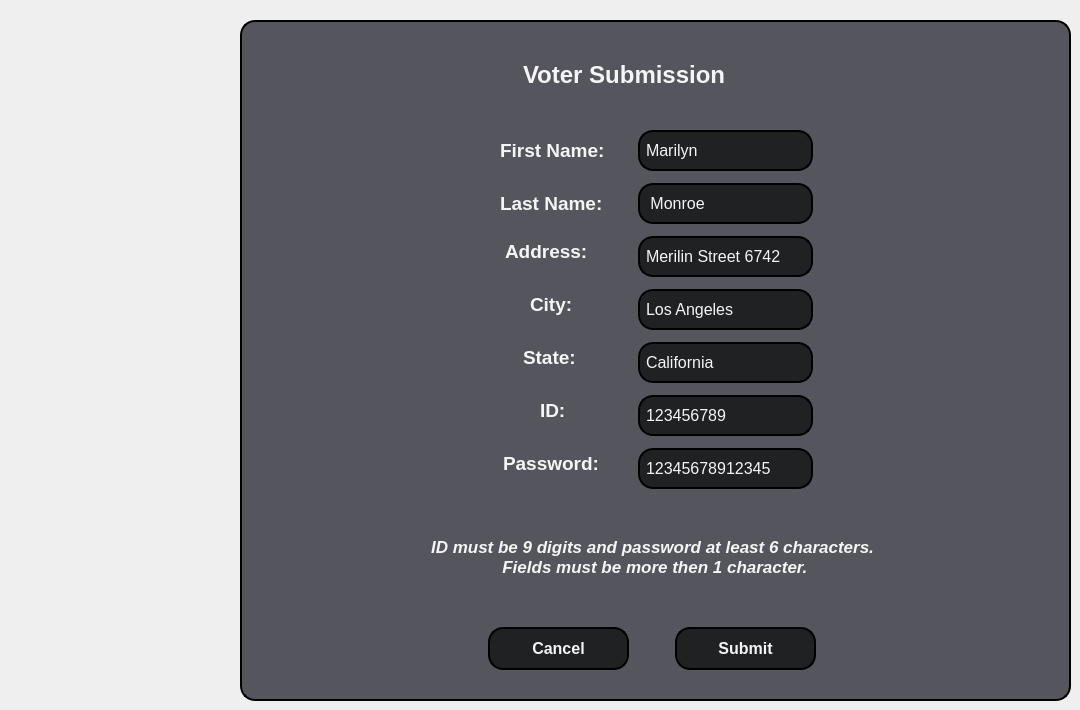
    <widget class="QWidget" name="page2">
     <widget class="QFrame" name="voterFrame2">
      <property name="geometry">
       <rect>
        <x>240</x>
        <y>20</y>
        <width>831</width>
        <height>681</height>
       </rect>
      </property>
      <property name="maximumSize">
       <size>
        <width>861</width>
        <height>700</height>
       </size>
      </property>
      <property name="styleSheet">
       <string notr="true">#voterFrame2 {
   background-color: rgba(46, 47, 56, 0.8);
   border-radius: 15px;
   border-style: outset;
   border-width: 2px;
   border-radius: 15px;
   border-color: black;
   padding: 4px;
}
</string>
      </property>
      <property name="frameShape">
       <enum>QFrame::StyledPanel</enum>
      </property>
      <property name="frameShadow">
       <enum>QFrame::Raised</enum>
      </property>
      <widget class="QFrame" name="verticalFrame_2">
       <property name="geometry">
        <rect>
         <x>80</x>
         <y>20</y>
         <width>666</width>
         <height>641</height>
        </rect>
       </property>
       <property name="styleSheet">
        <string notr="true">   background-color: none;
   color: rgb(245,245,245);
   border: none;</string>
       </property>
       <layout class="QVBoxLayout" name="verticalLayout_5">
        <item>
         <widget class="QFrame" name="horizontalFrame_12">
          <property name="minimumSize">
           <size>
            <width>0</width>
            <height>51</height>
           </size>
          </property>
          <property name="maximumSize">
           <size>
            <width>16777215</width>
            <height>51</height>
           </size>
          </property>
          <property name="styleSheet">
           <string notr="true">   background-color: none;
   color: rgb(245,245,245);
   border: none;</string>
          </property>
          <layout class="QHBoxLayout" name="horizontalLayout_19">
           <item>
            <spacer name="horizontalSpacer_45">
             <property name="orientation">
              <enum>Qt::Horizontal</enum>
             </property>
             <property name="sizeType">
              <enum>QSizePolicy::Fixed</enum>
             </property>
             <property name="sizeHint" stdset="0">
              <size>
               <width>170</width>
               <height>20</height>
              </size>
             </property>
            </spacer>
           </item>
           <item>
            <widget class="QLabel" name="VoterSubmissionLabel">
             <property name="maximumSize">
              <size>
               <width>260</width>
               <height>51</height>
              </size>
             </property>
             <property name="font">
              <font>
               <family>Arial</family>
               <pointsize>18</pointsize>
               <weight>75</weight>
               <italic>false</italic>
               <bold>true</bold>
              </font>
             </property>
             <property name="styleSheet">
              <string notr="true">QLabel {
   color: rgb(245,245,245);
}</string>
             </property>
             <property name="text">
              <string>Voter Submission</string>
             </property>
            </widget>
           </item>
           <item>
            <spacer name="horizontalSpacer_46">
             <property name="orientation">
              <enum>Qt::Horizontal</enum>
             </property>
             <property name="sizeType">
              <enum>QSizePolicy::Fixed</enum>
             </property>
             <property name="sizeHint" stdset="0">
              <size>
               <width>170</width>
               <height>20</height>
              </size>
             </property>
            </spacer>
           </item>
          </layout>
         </widget>
        </item>
        <item>
         <spacer name="verticalSpacer_3">
          <property name="orientation">
           <enum>Qt::Vertical</enum>
          </property>
          <property name="sizeType">
           <enum>QSizePolicy::Fixed</enum>
          </property>
          <property name="sizeHint" stdset="0">
           <size>
            <width>661</width>
            <height>18</height>
           </size>
          </property>
         </spacer>
        </item>
        <item>
         <widget class="QFrame" name="formFrame">
          <property name="styleSheet">
           <string notr="true">   background-color: none;
   color: rgb(245,245,245);
   border: none;</string>
          </property>
          <layout class="QFormLayout" name="formLayout">
           <property name="labelAlignment">
            <set>Qt::AlignCenter</set>
           </property>
           <property name="formAlignment">
            <set>Qt::AlignHCenter|Qt::AlignTop</set>
           </property>
           <property name="horizontalSpacing">
            <number>8</number>
           </property>
           <property name="verticalSpacing">
            <number>8</number>
           </property>
           <property name="topMargin">
            <number>2</number>
           </property>
           <property name="bottomMargin">
            <number>2</number>
           </property>
           <item row="0" column="0">
            <widget class="QLabel" name="FirstNameLabel">
             <property name="minimumSize">
              <size>
               <width>130</width>
               <height>0</height>
              </size>
             </property>
             <property name="maximumSize">
              <size>
               <width>130</width>
               <height>41</height>
              </size>
             </property>
             <property name="font">
              <font>
               <family>Arial</family>
               <pointsize>14</pointsize>
               <weight>75</weight>
               <italic>false</italic>
               <bold>true</bold>
              </font>
             </property>
             <property name="styleSheet">
              <string notr="true">QLabel {
    background-color: none;
   color: rgb(245,245,245);
   border: none;
}</string>
             </property>
             <property name="text">
              <string>First Name:</string>
             </property>
            </widget>
           </item>
           <item row="0" column="1">
            <widget class="QLineEdit" name="FirstNameLineEdit">
             <property name="sizePolicy">
              <sizepolicy hsizetype="Expanding" vsizetype="Expanding">
               <horstretch>0</horstretch>
               <verstretch>0</verstretch>
              </sizepolicy>
             </property>
             <property name="minimumSize">
              <size>
               <width>175</width>
               <height>41</height>
              </size>
             </property>
             <property name="maximumSize">
              <size>
               <width>175</width>
               <height>41</height>
              </size>
             </property>
             <property name="font">
              <font>
               <family>Arial</family>
               <pointsize>12</pointsize>
              </font>
             </property>
             <property name="styleSheet">
              <string notr="true">QLineEdit {
    background-color: rgba(32,33,35,255);
	color: rgb(245,245,245);
	border-radius: 15px;
	border-style: outset;
	border-width: 2px;
	border-radius: 15px;
	border-color: black;
	padding: 4px;
}</string>
             </property>
             <property name="text">
              <string>Marilyn</string>
             </property>
             <property name="maxLength">
              <number>20</number>
             </property>
            </widget>
           </item>
           <item row="1" column="0">
            <widget class="QLabel" name="LastNameLabel">
             <property name="minimumSize">
              <size>
               <width>130</width>
               <height>0</height>
              </size>
             </property>
             <property name="maximumSize">
              <size>
               <width>135</width>
               <height>41</height>
              </size>
             </property>
             <property name="font">
              <font>
               <family>Arial</family>
               <pointsize>14</pointsize>
               <weight>75</weight>
               <italic>false</italic>
               <bold>true</bold>
              </font>
             </property>
             <property name="styleSheet">
              <string notr="true">QLabel {
    background-color: none;
   color: rgb(245,245,245);
   border: none;
}</string>
             </property>
             <property name="text">
              <string>Last Name:</string>
             </property>
            </widget>
           </item>
           <item row="1" column="1">
            <widget class="QLineEdit" name="LastNameLineEdit">
             <property name="sizePolicy">
              <sizepolicy hsizetype="Expanding" vsizetype="Expanding">
               <horstretch>0</horstretch>
               <verstretch>0</verstretch>
              </sizepolicy>
             </property>
             <property name="minimumSize">
              <size>
               <width>175</width>
               <height>41</height>
              </size>
             </property>
             <property name="maximumSize">
              <size>
               <width>175</width>
               <height>41</height>
              </size>
             </property>
             <property name="font">
              <font>
               <family>Arial</family>
               <pointsize>12</pointsize>
              </font>
             </property>
             <property name="styleSheet">
              <string notr="true">QLineEdit {
    background-color: rgba(32,33,35,255);
	color: rgb(245,245,245);
	border-radius: 15px;
	border-style: outset;
	border-width: 2px;
	border-radius: 15px;
	border-color: black;
	padding: 4px;
}</string>
             </property>
             <property name="text">
              <string> Monroe</string>
             </property>
             <property name="maxLength">
              <number>20</number>
             </property>
            </widget>
           </item>
           <item row="2" column="0">
            <widget class="QLabel" name="AddressLabel">
             <property name="minimumSize">
              <size>
               <width>120</width>
               <height>0</height>
              </size>
             </property>
             <property name="maximumSize">
              <size>
               <width>135</width>
               <height>31</height>
              </size>
             </property>
             <property name="font">
              <font>
               <family>Arial</family>
               <pointsize>14</pointsize>
               <weight>75</weight>
               <italic>false</italic>
               <bold>true</bold>
              </font>
             </property>
             <property name="styleSheet">
              <string notr="true">QLabel {
    background-color: none;
   color: rgb(245,245,245);
   border: none;
}</string>
             </property>
             <property name="text">
              <string>Address:</string>
             </property>
            </widget>
           </item>
           <item row="2" column="1">
            <widget class="QLineEdit" name="AddressLineEdit">
             <property name="sizePolicy">
              <sizepolicy hsizetype="Expanding" vsizetype="Expanding">
               <horstretch>0</horstretch>
               <verstretch>0</verstretch>
              </sizepolicy>
             </property>
             <property name="minimumSize">
              <size>
               <width>175</width>
               <height>41</height>
              </size>
             </property>
             <property name="maximumSize">
              <size>
               <width>175</width>
               <height>41</height>
              </size>
             </property>
             <property name="font">
              <font>
               <family>Arial</family>
               <pointsize>12</pointsize>
              </font>
             </property>
             <property name="styleSheet">
              <string notr="true">QLineEdit {
    background-color: rgba(32,33,35,255);
	color: rgb(245,245,245);
	border-radius: 15px;
	border-style: outset;
	border-width: 2px;
	border-radius: 15px;
	border-color: black;
	padding: 4px;
}</string>
             </property>
             <property name="text">
              <string>Merilin Street 6742</string>
             </property>
             <property name="maxLength">
              <number>20</number>
             </property>
            </widget>
           </item>
           <item row="3" column="0">
            <widget class="QLabel" name="CityLabel">
             <property name="minimumSize">
              <size>
               <width>70</width>
               <height>0</height>
              </size>
             </property>
             <property name="maximumSize">
              <size>
               <width>65</width>
               <height>31</height>
              </size>
             </property>
             <property name="font">
              <font>
               <family>Arial</family>
               <pointsize>14</pointsize>
               <weight>75</weight>
               <italic>false</italic>
               <bold>true</bold>
              </font>
             </property>
             <property name="styleSheet">
              <string notr="true">QLabel {
    background-color: none;
   color: rgb(245,245,245);
   border: none;
}</string>
             </property>
             <property name="text">
              <string>City:</string>
             </property>
            </widget>
           </item>
           <item row="3" column="1">
            <widget class="QLineEdit" name="CityLineEdit">
             <property name="sizePolicy">
              <sizepolicy hsizetype="Expanding" vsizetype="Expanding">
               <horstretch>0</horstretch>
               <verstretch>0</verstretch>
              </sizepolicy>
             </property>
             <property name="minimumSize">
              <size>
               <width>175</width>
               <height>41</height>
              </size>
             </property>
             <property name="maximumSize">
              <size>
               <width>175</width>
               <height>41</height>
              </size>
             </property>
             <property name="font">
              <font>
               <family>Arial</family>
               <pointsize>12</pointsize>
              </font>
             </property>
             <property name="styleSheet">
              <string notr="true">QLineEdit {
    background-color: rgba(32,33,35,255);
	color: rgb(245,245,245);
	border-radius: 15px;
	border-style: outset;
	border-width: 2px;
	border-radius: 15px;
	border-color: black;
	padding: 4px;
}</string>
             </property>
             <property name="text">
              <string>Los Angeles</string>
             </property>
             <property name="maxLength">
              <number>20</number>
             </property>
            </widget>
           </item>
           <item row="4" column="0">
            <widget class="QLabel" name="StateLabel">
             <property name="minimumSize">
              <size>
               <width>85</width>
               <height>0</height>
              </size>
             </property>
             <property name="maximumSize">
              <size>
               <width>70</width>
               <height>31</height>
              </size>
             </property>
             <property name="font">
              <font>
               <family>Arial</family>
               <pointsize>14</pointsize>
               <weight>75</weight>
               <italic>false</italic>
               <bold>true</bold>
              </font>
             </property>
             <property name="styleSheet">
              <string notr="true">QLabel {
    background-color: none;
   color: rgb(245,245,245);
   border: none;
}</string>
             </property>
             <property name="text">
              <string>State:</string>
             </property>
            </widget>
           </item>
           <item row="4" column="1">
            <widget class="QLineEdit" name="StateLineEdit">
             <property name="sizePolicy">
              <sizepolicy hsizetype="Expanding" vsizetype="Expanding">
               <horstretch>0</horstretch>
               <verstretch>0</verstretch>
              </sizepolicy>
             </property>
             <property name="minimumSize">
              <size>
               <width>175</width>
               <height>41</height>
              </size>
             </property>
             <property name="maximumSize">
              <size>
               <width>175</width>
               <height>41</height>
              </size>
             </property>
             <property name="font">
              <font>
               <family>Arial</family>
               <pointsize>12</pointsize>
              </font>
             </property>
             <property name="styleSheet">
              <string notr="true">QLineEdit {
    background-color: rgba(32,33,35,255);
	color: rgb(245,245,245);
	border-radius: 15px;
	border-style: outset;
	border-width: 2px;
	border-radius: 15px;
	border-color: black;
	padding: 4px;
}</string>
             </property>
             <property name="text">
              <string>California</string>
             </property>
             <property name="maxLength">
              <number>20</number>
             </property>
            </widget>
           </item>
           <item row="5" column="0">
            <widget class="QLabel" name="IdLabel">
             <property name="minimumSize">
              <size>
               <width>50</width>
               <height>0</height>
              </size>
             </property>
             <property name="maximumSize">
              <size>
               <width>35</width>
               <height>31</height>
              </size>
             </property>
             <property name="font">
              <font>
               <family>Arial</family>
               <pointsize>14</pointsize>
               <weight>75</weight>
               <italic>false</italic>
               <bold>true</bold>
              </font>
             </property>
             <property name="styleSheet">
              <string notr="true">QLabel {
    background-color: none;
   color: rgb(245,245,245);
   border: none;
}</string>
             </property>
             <property name="text">
              <string>ID:</string>
             </property>
            </widget>
           </item>
           <item row="5" column="1">
            <widget class="QLineEdit" name="IdLineEdit">
             <property name="sizePolicy">
              <sizepolicy hsizetype="Expanding" vsizetype="Expanding">
               <horstretch>0</horstretch>
               <verstretch>0</verstretch>
              </sizepolicy>
             </property>
             <property name="minimumSize">
              <size>
               <width>175</width>
               <height>41</height>
              </size>
             </property>
             <property name="maximumSize">
              <size>
               <width>175</width>
               <height>41</height>
              </size>
             </property>
             <property name="font">
              <font>
               <family>Arial</family>
               <pointsize>12</pointsize>
              </font>
             </property>
             <property name="styleSheet">
              <string notr="true">QLineEdit {
    background-color: rgba(32,33,35,255);
	color: rgb(245,245,245);
	border-radius: 15px;
	border-style: outset;
	border-width: 2px;
	border-radius: 15px;
	border-color: black;
	padding: 4px;
}</string>
             </property>
             <property name="text">
              <string>123456789</string>
             </property>
             <property name="maxLength">
              <number>9</number>
             </property>
            </widget>
           </item>
           <item row="6" column="0">
            <widget class="QLabel" name="PassLabel">
             <property name="minimumSize">
              <size>
               <width>125</width>
               <height>31</height>
              </size>
             </property>
             <property name="maximumSize">
              <size>
               <width>125</width>
               <height>31</height>
              </size>
             </property>
             <property name="font">
              <font>
               <family>Arial</family>
               <pointsize>14</pointsize>
               <weight>75</weight>
               <italic>false</italic>
               <bold>true</bold>
              </font>
             </property>
             <property name="styleSheet">
              <string notr="true">QLabel {
   color: rgb(245,245,245);
}</string>
             </property>
             <property name="text">
              <string>Password:</string>
             </property>
            </widget>
           </item>
           <item row="6" column="1">
            <widget class="QLineEdit" name="PassLineEdit">
             <property name="sizePolicy">
              <sizepolicy hsizetype="Expanding" vsizetype="Expanding">
               <horstretch>0</horstretch>
               <verstretch>0</verstretch>
              </sizepolicy>
             </property>
             <property name="minimumSize">
              <size>
               <width>175</width>
               <height>41</height>
              </size>
             </property>
             <property name="maximumSize">
              <size>
               <width>175</width>
               <height>41</height>
              </size>
             </property>
             <property name="font">
              <font>
               <family>Arial</family>
               <pointsize>12</pointsize>
              </font>
             </property>
             <property name="styleSheet">
              <string notr="true">QLineEdit {
    background-color: rgba(32,33,35,255);
	color: rgb(245,245,245);
	border-radius: 15px;
	border-style: outset;
	border-width: 2px;
	border-radius: 15px;
	border-color: black;
	padding: 4px;
}</string>
             </property>
             <property name="text">
              <string>12345678912345</string>
             </property>
             <property name="maxLength">
              <number>16</number>
             </property>
             <property name="cursorPosition">
              <number>14</number>
             </property>
            </widget>
           </item>
          </layout>
         </widget>
        </item>
        <item>
         <spacer name="verticalSpacer_4">
          <property name="orientation">
           <enum>Qt::Vertical</enum>
          </property>
          <property name="sizeType">
           <enum>QSizePolicy::Fixed</enum>
          </property>
          <property name="sizeHint" stdset="0">
           <size>
            <width>661</width>
            <height>20</height>
           </size>
          </property>
         </spacer>
        </item>
        <item>
         <widget class="QWidget" name="horizontalWidget_10" native="true">
          <property name="minimumSize">
           <size>
            <width>0</width>
            <height>71</height>
           </size>
          </property>
          <property name="maximumSize">
           <size>
            <width>661</width>
            <height>71</height>
           </size>
          </property>
          <property name="styleSheet">
           <string notr="true">   background-color: none;
   color: rgb(245,245,245);
   border: none;</string>
          </property>
          <layout class="QHBoxLayout" name="horizontalLayout_10">
           <item>
            <spacer name="horizontalSpacer_26">
             <property name="orientation">
              <enum>Qt::Horizontal</enum>
             </property>
             <property name="sizeType">
              <enum>QSizePolicy::Preferred</enum>
             </property>
             <property name="sizeHint" stdset="0">
              <size>
               <width>100</width>
               <height>20</height>
              </size>
             </property>
            </spacer>
           </item>
           <item>
            <widget class="QLabel" name="SubmitInfoLabel">
             <property name="maximumSize">
              <size>
               <width>580</width>
               <height>51</height>
              </size>
             </property>
             <property name="font">
              <font>
               <family>Arial</family>
               <pointsize>13</pointsize>
               <weight>75</weight>
               <italic>true</italic>
               <bold>true</bold>
              </font>
             </property>
             <property name="styleSheet">
              <string notr="true">QLabel {
   color: rgb(245,245,245);
}</string>
             </property>
             <property name="text">
              <string>ID must be 9 digits and password at least 6 characters.
 Fields must be more then 1 character.</string>
             </property>
             <property name="alignment">
              <set>Qt::AlignCenter</set>
             </property>
            </widget>
           </item>
           <item>
            <spacer name="horizontalSpacer_27">
             <property name="orientation">
              <enum>Qt::Horizontal</enum>
             </property>
             <property name="sizeType">
              <enum>QSizePolicy::Preferred</enum>
             </property>
             <property name="sizeHint" stdset="0">
              <size>
               <width>100</width>
               <height>20</height>
              </size>
             </property>
            </spacer>
           </item>
          </layout>
         </widget>
        </item>
        <item>
         <spacer name="verticalSpacer_5">
          <property name="orientation">
           <enum>Qt::Vertical</enum>
          </property>
          <property name="sizeType">
           <enum>QSizePolicy::Fixed</enum>
          </property>
          <property name="sizeHint" stdset="0">
           <size>
            <width>661</width>
            <height>20</height>
           </size>
          </property>
         </spacer>
        </item>
        <item>
         <widget class="QFrame" name="horizontalFrame_20">
          <property name="minimumSize">
           <size>
            <width>0</width>
            <height>54</height>
           </size>
          </property>
          <property name="maximumSize">
           <size>
            <width>16777215</width>
            <height>54</height>
           </size>
          </property>
          <property name="styleSheet">
           <string notr="true">   background-color: none;
   color: rgb(245,245,245);
   border: none;</string>
          </property>
          <layout class="QHBoxLayout" name="horizontalLayout_27">
           <item>
            <spacer name="horizontalSpacer_61">
             <property name="orientation">
              <enum>Qt::Horizontal</enum>
             </property>
             <property name="sizeType">
              <enum>QSizePolicy::Fixed</enum>
             </property>
             <property name="sizeHint" stdset="0">
              <size>
               <width>150</width>
               <height>20</height>
              </size>
             </property>
            </spacer>
           </item>
           <item>
            <widget class="QPushButton" name="CancelButton">
             <property name="sizePolicy">
              <sizepolicy hsizetype="Expanding" vsizetype="Expanding">
               <horstretch>0</horstretch>
               <verstretch>0</verstretch>
              </sizepolicy>
             </property>
             <property name="minimumSize">
              <size>
               <width>141</width>
               <height>43</height>
              </size>
             </property>
             <property name="maximumSize">
              <size>
               <width>141</width>
               <height>43</height>
              </size>
             </property>
             <property name="font">
              <font>
               <family>Arial</family>
               <pointsize>12</pointsize>
               <weight>75</weight>
               <bold>true</bold>
              </font>
             </property>
             <property name="cursor">
              <cursorShape>PointingHandCursor</cursorShape>
             </property>
             <property name="styleSheet">
              <string notr="true">QPushButton {
    background-color: rgba(32,33,35,255);
	color: rgb(245,245,245);
	border-radius: 15px;
	border-style: outset;
	border-width: 2px;
	border-radius: 15px;
	border-color: black;
	padding: 4px;
}

QPushButton:hover {
   background-color: rgb(87, 89, 101);
	color: white;
    border-radius: 15px;
	border-style: outset;
	border-width: 2px;
	border-radius: 15px;
	border-color: black;
	padding: 4px;
}

QPushButton:pressed {
   background-color: rgb(177, 185, 187);
	color: white;
}</string>
             </property>
             <property name="text">
              <string>Cancel</string>
             </property>
            </widget>
           </item>
           <item>
            <spacer name="horizontalSpacer_62">
             <property name="orientation">
              <enum>Qt::Horizontal</enum>
             </property>
             <property name="sizeType">
              <enum>QSizePolicy::Fixed</enum>
             </property>
             <property name="sizeHint" stdset="0">
              <size>
               <width>40</width>
               <height>20</height>
              </size>
             </property>
            </spacer>
           </item>
           <item>
            <widget class="QPushButton" name="SubmitButton">
             <property name="sizePolicy">
              <sizepolicy hsizetype="Expanding" vsizetype="Expanding">
               <horstretch>0</horstretch>
               <verstretch>0</verstretch>
              </sizepolicy>
             </property>
             <property name="minimumSize">
              <size>
               <width>141</width>
               <height>43</height>
              </size>
             </property>
             <property name="maximumSize">
              <size>
               <width>141</width>
               <height>43</height>
              </size>
             </property>
             <property name="font">
              <font>
               <family>Arial</family>
               <pointsize>12</pointsize>
               <weight>75</weight>
               <bold>true</bold>
              </font>
             </property>
             <property name="cursor">
              <cursorShape>PointingHandCursor</cursorShape>
             </property>
             <property name="styleSheet">
              <string notr="true">QPushButton {
    background-color: rgba(32,33,35,255);
	color: rgb(245,245,245);
	border-radius: 15px;
	border-style: outset;
	border-width: 2px;
	border-radius: 15px;
	border-color: black;
	padding: 4px;
}

QPushButton:hover {
   background-color: rgb(87, 89, 101);
	color: white;
    border-radius: 15px;
	border-style: outset;
	border-width: 2px;
	border-radius: 15px;
	border-color: black;
	padding: 4px;
}

QPushButton:pressed {
   background-color: rgb(177, 185, 187);
	color: white;
}</string>
             </property>
             <property name="text">
              <string>Submit</string>
             </property>
            </widget>
           </item>
           <item>
            <spacer name="horizontalSpacer_63">
             <property name="orientation">
              <enum>Qt::Horizontal</enum>
             </property>
             <property name="sizeType">
              <enum>QSizePolicy::Fixed</enum>
             </property>
             <property name="sizeHint" stdset="0">
              <size>
               <width>150</width>
               <height>20</height>
              </size>
             </property>
            </spacer>
           </item>
          </layout>
         </widget>
        </item>
       </layout>
      </widget>
     </widget>
    </widget>
